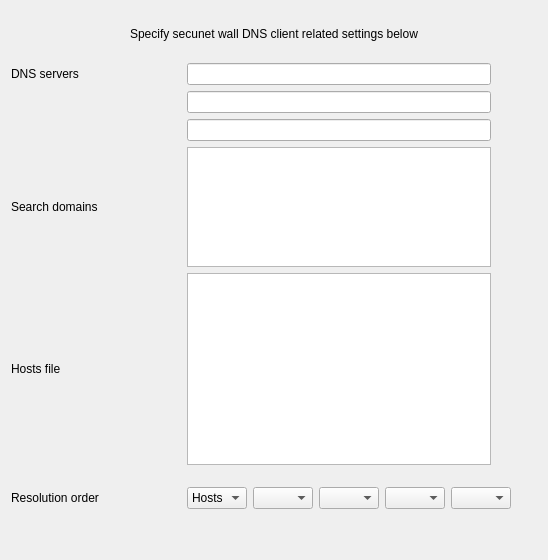
     <widget class="QWidget" name="tab1" >
      <attribute name="title" >
       <string>DNS Client</string>
      </attribute>
      <attribute name="icon" >
       <iconset resource="MainRes.qrc" >
        <normaloff>:/Icons/DNSName/icon-tree</normaloff>:/Icons/DNSName/icon-tree</iconset>
      </attribute>
      <attribute name="toolTip" >
       <string>secunet wall DNS settings</string>
      </attribute>
      <layout class="QGridLayout" >
       <item row="0" column="3" >
        <spacer>
         <property name="orientation" >
          <enum>Qt::Vertical</enum>
         </property>
         <property name="sizeType" >
          <enum>QSizePolicy::Fixed</enum>
         </property>
         <property name="sizeHint" stdset="0" >
          <size>
           <width>20</width>
           <height>16</height>
          </size>
         </property>
        </spacer>
       </item>
       <item row="1" column="0" colspan="4" >
        <widget class="QLabel" name="label456_2" >
         <property name="text" >
          <string>Specify secunet wall DNS client related settings below</string>
         </property>
         <property name="alignment" >
          <set>Qt::AlignCenter</set>
         </property>
         <property name="wordWrap" >
          <bool>false</bool>
         </property>
        </widget>
       </item>
       <item row="2" column="0" >
        <spacer>
         <property name="orientation" >
          <enum>Qt::Vertical</enum>
         </property>
         <property name="sizeType" >
          <enum>QSizePolicy::Fixed</enum>
         </property>
         <property name="sizeHint" stdset="0" >
          <size>
           <width>20</width>
           <height>16</height>
          </size>
         </property>
        </spacer>
       </item>
       <item row="3" column="0" >
        <widget class="QLabel" name="label_3" >
         <property name="layoutDirection" >
          <enum>Qt::RightToLeft</enum>
         </property>
         <property name="text" >
          <string>DNS servers</string>
         </property>
        </widget>
       </item>
       <item row="3" column="1" >
        <widget class="QLineEdit" name="secuwall_dns_srv1" />
       </item>
       <item row="4" column="1" >
        <widget class="QLineEdit" name="secuwall_dns_srv2" />
       </item>
       <item row="5" column="0" >
        <spacer>
         <property name="orientation" >
          <enum>Qt::Horizontal</enum>
         </property>
         <property name="sizeType" >
          <enum>QSizePolicy::Expanding</enum>
         </property>
         <property name="sizeHint" stdset="0" >
          <size>
           <width>170</width>
           <height>20</height>
          </size>
         </property>
        </spacer>
       </item>
       <item row="5" column="1" >
        <widget class="QLineEdit" name="secuwall_dns_srv3" />
       </item>
       <item row="6" column="0" >
        <widget class="QLabel" name="label_5" >
         <property name="layoutDirection" >
          <enum>Qt::RightToLeft</enum>
         </property>
         <property name="text" >
          <string>Search domains</string>
         </property>
        </widget>
       </item>
       <item row="6" column="1" >
        <widget class="QTextEdit" name="secuwall_dns_domains" >
         <property name="sizePolicy" >
          <sizepolicy vsizetype="Fixed" hsizetype="Expanding" >
           <horstretch>0</horstretch>
           <verstretch>0</verstretch>
          </sizepolicy>
         </property>
         <property name="maximumSize" >
          <size>
           <width>16777215</width>
           <height>120</height>
          </size>
         </property>
         <property name="toolTip" >
          <string>Enter DNS search domains here. One search domain per line</string>
         </property>
        </widget>
       </item>
       <item row="6" column="2" colspan="2" >
        <spacer>
         <property name="orientation" >
          <enum>Qt::Horizontal</enum>
         </property>
         <property name="sizeType" >
          <enum>QSizePolicy::Minimum</enum>
         </property>
         <property name="sizeHint" stdset="0" >
          <size>
           <width>40</width>
           <height>20</height>
          </size>
         </property>
        </spacer>
       </item>
       <item row="7" column="0" >
        <widget class="QLabel" name="label_2" >
         <property name="layoutDirection" >
          <enum>Qt::RightToLeft</enum>
         </property>
         <property name="text" >
          <string>Hosts file</string>
         </property>
        </widget>
       </item>
       <item row="7" column="1" >
        <widget class="QTextEdit" name="secuwall_dns_hosts" >
         <property name="toolTip" >
          <string>Enter Hosts entries here. One IP-Address/Name pair per line. These entries will be written to /etc/hosts file on the firewall</string>
         </property>
        </widget>
       </item>
       <item row="8" column="1" colspan="2" >
        <spacer>
         <property name="orientation" >
          <enum>Qt::Vertical</enum>
         </property>
         <property name="sizeType" >
          <enum>QSizePolicy::Fixed</enum>
         </property>
         <property name="sizeHint" stdset="0" >
          <size>
           <width>20</width>
           <height>16</height>
          </size>
         </property>
        </spacer>
       </item>
       <item row="9" column="0" >
        <widget class="QLabel" name="label_4" >
         <property name="toolTip" >
          <string>The resolution order defines how hostnames will be resolved on the firewall (nsswitch.conf). Default is "Hosts file first"</string>
         </property>
         <property name="layoutDirection" >
          <enum>Qt::RightToLeft</enum>
         </property>
         <property name="text" >
          <string>Resolution order</string>
         </property>
        </widget>
       </item>
       <item row="9" column="1" colspan="2" >
        <layout class="QHBoxLayout" >
         <item>
          <widget class="QComboBox" name="secuwall_dns_reso1" >
           <property name="maximumSize" >
            <size>
             <width>60</width>
             <height>16777215</height>
            </size>
           </property>
           <property name="currentIndex" >
            <number>1</number>
           </property>
           <item>
            <property name="text" >
             <string/>
            </property>
           </item>
           <item>
            <property name="text" >
             <string>Hosts</string>
            </property>
           </item>
           <item>
            <property name="text" >
             <string>DNS</string>
            </property>
           </item>
           <item>
            <property name="text" >
             <string>NIS</string>
            </property>
           </item>
           <item>
            <property name="text" >
             <string>NIS+</string>
            </property>
           </item>
           <item>
            <property name="text" >
             <string>DB</string>
            </property>
           </item>
          </widget>
         </item>
         <item>
          <widget class="QComboBox" name="secuwall_dns_reso2" >
           <property name="maximumSize" >
            <size>
             <width>60</width>
             <height>16777215</height>
            </size>
           </property>
           <property name="currentIndex" >
            <number>0</number>
           </property>
           <item>
            <property name="text" >
             <string/>
            </property>
           </item>
           <item>
            <property name="text" >
             <string>Hosts</string>
            </property>
           </item>
           <item>
            <property name="text" >
             <string>DNS</string>
            </property>
           </item>
           <item>
            <property name="text" >
             <string>NIS</string>
            </property>
           </item>
           <item>
            <property name="text" >
             <string>NIS+</string>
            </property>
           </item>
           <item>
            <property name="text" >
             <string>DB</string>
            </property>
           </item>
          </widget>
         </item>
         <item>
          <widget class="QComboBox" name="secuwall_dns_reso3" >
           <property name="maximumSize" >
            <size>
             <width>60</width>
             <height>16777215</height>
            </size>
           </property>
           <property name="currentIndex" >
            <number>0</number>
           </property>
           <item>
            <property name="text" >
             <string/>
            </property>
           </item>
           <item>
            <property name="text" >
             <string>Hosts</string>
            </property>
           </item>
           <item>
            <property name="text" >
             <string>DNS</string>
            </property>
           </item>
           <item>
            <property name="text" >
             <string>NIS</string>
            </property>
           </item>
           <item>
            <property name="text" >
             <string>NIS+</string>
            </property>
           </item>
           <item>
            <property name="text" >
             <string>DB</string>
            </property>
           </item>
          </widget>
         </item>
         <item>
          <widget class="QComboBox" name="secuwall_dns_reso4" >
           <property name="maximumSize" >
            <size>
             <width>60</width>
             <height>16777215</height>
            </size>
           </property>
           <property name="currentIndex" >
            <number>0</number>
           </property>
           <item>
            <property name="text" >
             <string/>
            </property>
           </item>
           <item>
            <property name="text" >
             <string>Hosts</string>
            </property>
           </item>
           <item>
            <property name="text" >
             <string>DNS</string>
            </property>
           </item>
           <item>
            <property name="text" >
             <string>NIS</string>
            </property>
           </item>
           <item>
            <property name="text" >
             <string>NIS+</string>
            </property>
           </item>
           <item>
            <property name="text" >
             <string>DB</string>
            </property>
           </item>
          </widget>
         </item>
         <item>
          <widget class="QComboBox" name="secuwall_dns_reso5" >
           <property name="maximumSize" >
            <size>
             <width>60</width>
             <height>16777215</height>
            </size>
           </property>
           <property name="currentIndex" >
            <number>0</number>
           </property>
           <item>
            <property name="text" >
             <string/>
            </property>
           </item>
           <item>
            <property name="text" >
             <string>Hosts</string>
            </property>
           </item>
           <item>
            <property name="text" >
             <string>DNS</string>
            </property>
           </item>
           <item>
            <property name="text" >
             <string>NIS</string>
            </property>
           </item>
           <item>
            <property name="text" >
             <string>NIS+</string>
            </property>
           </item>
           <item>
            <property name="text" >
             <string>DB</string>
            </property>
           </item>
          </widget>
         </item>
        </layout>
       </item>
       <item row="10" column="1" colspan="2" >
        <spacer>
         <property name="orientation" >
          <enum>Qt::Vertical</enum>
         </property>
         <property name="sizeHint" stdset="0" >
          <size>
           <width>20</width>
           <height>40</height>
          </size>
         </property>
        </spacer>
       </item>
      </layout>
     </widget>
